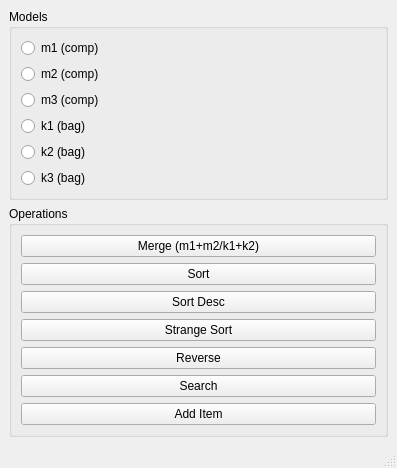
<?xml version="1.0" encoding="UTF-8"?>
<ui version="4.0">
 <class>MainWindow</class>
 <widget class="QMainWindow" name="MainWindow">
  <property name="geometry">
   <rect>
    <x>0</x>
    <y>0</y>
    <width>397</width>
    <height>405</height>
   </rect>
  </property>
  <property name="windowTitle">
   <string>Database Manager</string>
  </property>
  <widget class="QWidget" name="centralwidget">
   <layout class="QHBoxLayout" name="horizontalLayout">
    <item>
     <layout class="QVBoxLayout" name="leftPanel">
      <item>
       <widget class="QGroupBox" name="groupBox">
        <property name="title">
         <string>Models</string>
        </property>
        <layout class="QVBoxLayout" name="verticalLayout_2">
         <item>
          <widget class="QRadioButton" name="rM1">
           <property name="text">
            <string>m1 (comp)</string>
           </property>
          </widget>
         </item>
         <item>
          <widget class="QRadioButton" name="rM2">
           <property name="text">
            <string>m2 (comp)</string>
           </property>
          </widget>
         </item>
         <item>
          <widget class="QRadioButton" name="rM3">
           <property name="text">
            <string>m3 (comp)</string>
           </property>
          </widget>
         </item>
         <item>
          <widget class="QRadioButton" name="rK1">
           <property name="text">
            <string>k1 (bag)</string>
           </property>
          </widget>
         </item>
         <item>
          <widget class="QRadioButton" name="rK2">
           <property name="text">
            <string>k2 (bag)</string>
           </property>
          </widget>
         </item>
         <item>
          <widget class="QRadioButton" name="rK3">
           <property name="text">
            <string>k3 (bag)</string>
           </property>
          </widget>
         </item>
        </layout>
       </widget>
      </item>
      <item>
       <widget class="QGroupBox" name="groupBox_2">
        <property name="title">
         <string>Operations</string>
        </property>
        <layout class="QVBoxLayout" name="verticalLayout_3">
         <item>
          <widget class="QPushButton" name="btnMerge">
           <property name="text">
            <string>Merge (m1+m2/k1+k2)</string>
           </property>
          </widget>
         </item>
         <item>
          <widget class="QPushButton" name="btnSort">
           <property name="text">
            <string>Sort</string>
           </property>
          </widget>
         </item>
         <item>
          <widget class="QPushButton" name="btnSortD">
           <property name="text">
            <string>Sort Desc</string>
           </property>
          </widget>
         </item>
         <item>
          <widget class="QPushButton" name="btnStrange">
           <property name="text">
            <string>Strange Sort</string>
           </property>
          </widget>
         </item>
         <item>
          <widget class="QPushButton" name="btnRev">
           <property name="text">
            <string>Reverse</string>
           </property>
          </widget>
         </item>
         <item>
          <widget class="QPushButton" name="btnFind">
           <property name="text">
            <string>Search</string>
           </property>
          </widget>
         </item>
         <item>
          <widget class="QPushButton" name="btnAdd">
           <property name="text">
            <string>Add Item</string>
           </property>
          </widget>
         </item>
        </layout>
       </widget>
      </item>
      <item>
       <spacer name="verticalSpacer">
        <property name="orientation">
         <enum>Qt::Orientation::Vertical</enum>
        </property>
        <property name="sizeHint" stdset="0">
         <size>
          <width>20</width>
          <height>40</height>
         </size>
        </property>
       </spacer>
      </item>
     </layout>
    </item>
    <item>
     <layout class="QVBoxLayout" name="verticalLayout"/>
    </item>
   </layout>
  </widget>
  <widget class="QMenuBar" name="menubar">
   <property name="geometry">
    <rect>
     <x>0</x>
     <y>0</y>
     <width>397</width>
     <height>17</height>
    </rect>
   </property>
  </widget>
  <widget class="QStatusBar" name="statusbar"/>
 </widget>
 <resources/>
 <connections/>
</ui>
